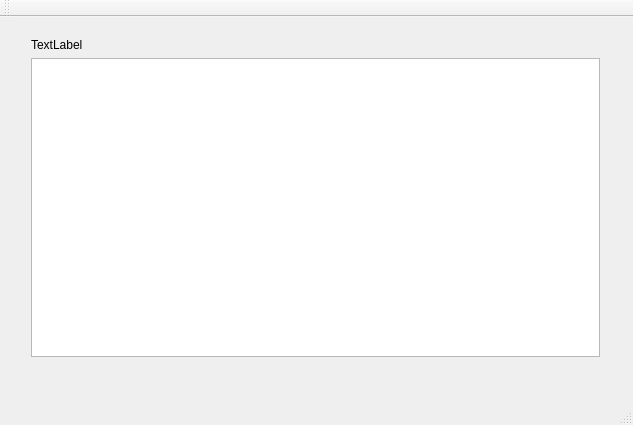
<?xml version="1.0" encoding="UTF-8"?>
<ui version="4.0">
 <class>MainWindow</class>
 <widget class="QMainWindow" name="MainWindow">
  <property name="geometry">
   <rect>
    <x>0</x>
    <y>0</y>
    <width>633</width>
    <height>425</height>
   </rect>
  </property>
  <property name="sizePolicy">
   <sizepolicy hsizetype="Preferred" vsizetype="Preferred">
    <horstretch>0</horstretch>
    <verstretch>0</verstretch>
   </sizepolicy>
  </property>
  <property name="windowTitle">
   <string>MainWindow</string>
  </property>
  <widget class="QWidget" name="centralWidget">
   <property name="sizePolicy">
    <sizepolicy hsizetype="Minimum" vsizetype="Minimum">
     <horstretch>0</horstretch>
     <verstretch>0</verstretch>
    </sizepolicy>
   </property>
   <property name="minimumSize">
    <size>
     <width>450</width>
     <height>250</height>
    </size>
   </property>
   <property name="autoFillBackground">
    <bool>false</bool>
   </property>
   <widget class="QWidget" name="verticalLayoutWidget">
    <property name="geometry">
     <rect>
      <x>20</x>
      <y>10</y>
      <width>591</width>
      <height>341</height>
     </rect>
    </property>
    <layout class="QVBoxLayout" name="verticalLayout">
     <item>
      <widget class="QLabel" name="label">
       <property name="text">
        <string>TextLabel</string>
       </property>
       <property name="textFormat">
        <enum>Qt::PlainText</enum>
       </property>
      </widget>
     </item>
     <item>
      <widget class="QTableView" name="tableView">
       <property name="sizePolicy">
        <sizepolicy hsizetype="Expanding" vsizetype="Expanding">
         <horstretch>0</horstretch>
         <verstretch>0</verstretch>
        </sizepolicy>
       </property>
       <property name="autoFillBackground">
        <bool>false</bool>
       </property>
       <attribute name="horizontalHeaderMinimumSectionSize">
        <number>120</number>
       </attribute>
       <attribute name="horizontalHeaderStretchLastSection">
        <bool>true</bool>
       </attribute>
       <attribute name="verticalHeaderDefaultSectionSize">
        <number>30</number>
       </attribute>
       <attribute name="verticalHeaderStretchLastSection">
        <bool>false</bool>
       </attribute>
      </widget>
     </item>
    </layout>
   </widget>
  </widget>
  <widget class="QMenuBar" name="menuBar">
   <property name="geometry">
    <rect>
     <x>0</x>
     <y>0</y>
     <width>633</width>
     <height>21</height>
    </rect>
   </property>
  </widget>
  <widget class="QToolBar" name="mainToolBar">
   <attribute name="toolBarArea">
    <enum>TopToolBarArea</enum>
   </attribute>
   <attribute name="toolBarBreak">
    <bool>false</bool>
   </attribute>
  </widget>
  <widget class="QStatusBar" name="statusBar">
   <property name="mouseTracking">
    <bool>false</bool>
   </property>
  </widget>
 </widget>
 <layoutdefault spacing="6" margin="11"/>
 <resources/>
 <connections/>
</ui>
